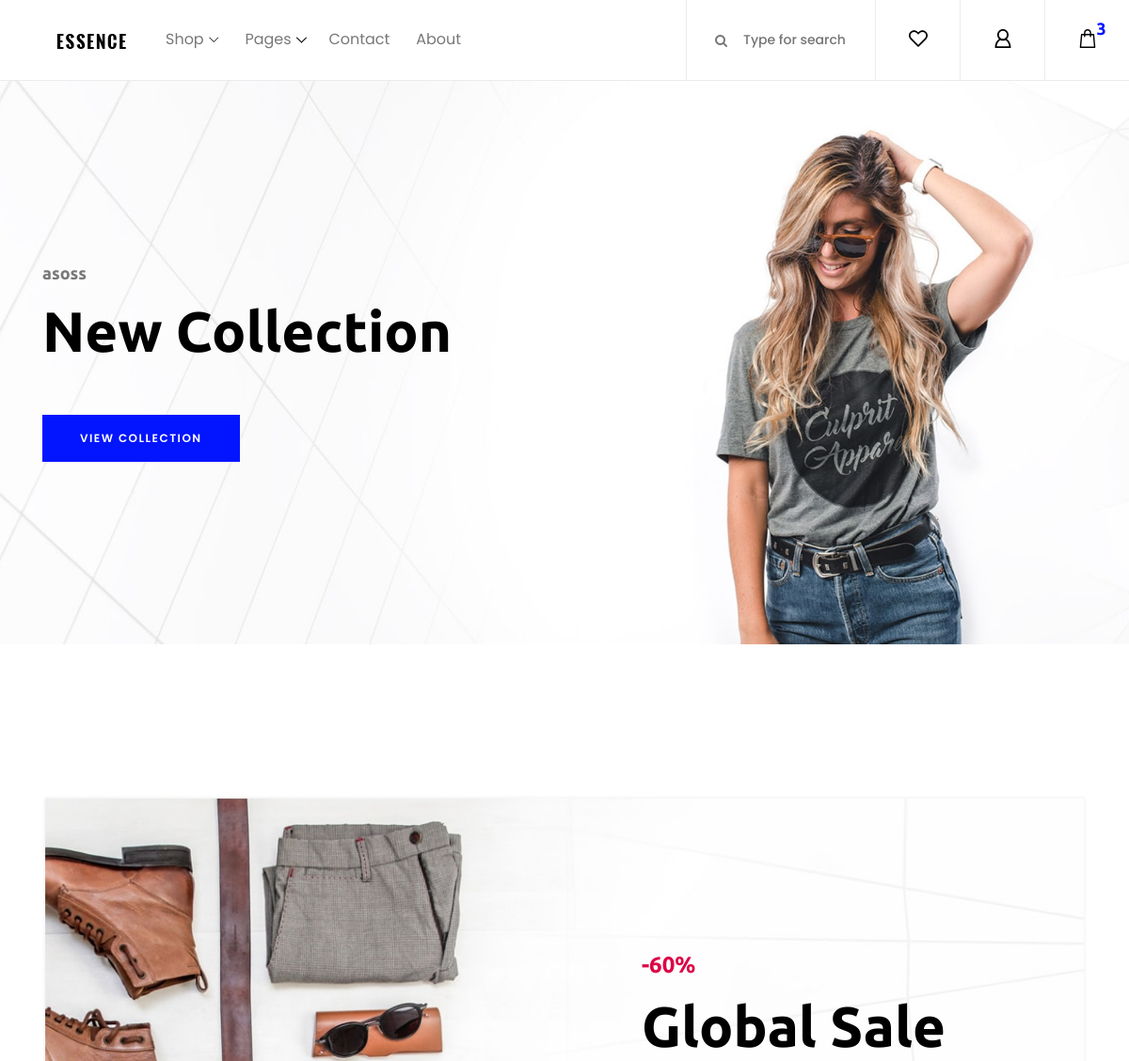
Before: / (upper part) with the older database file.
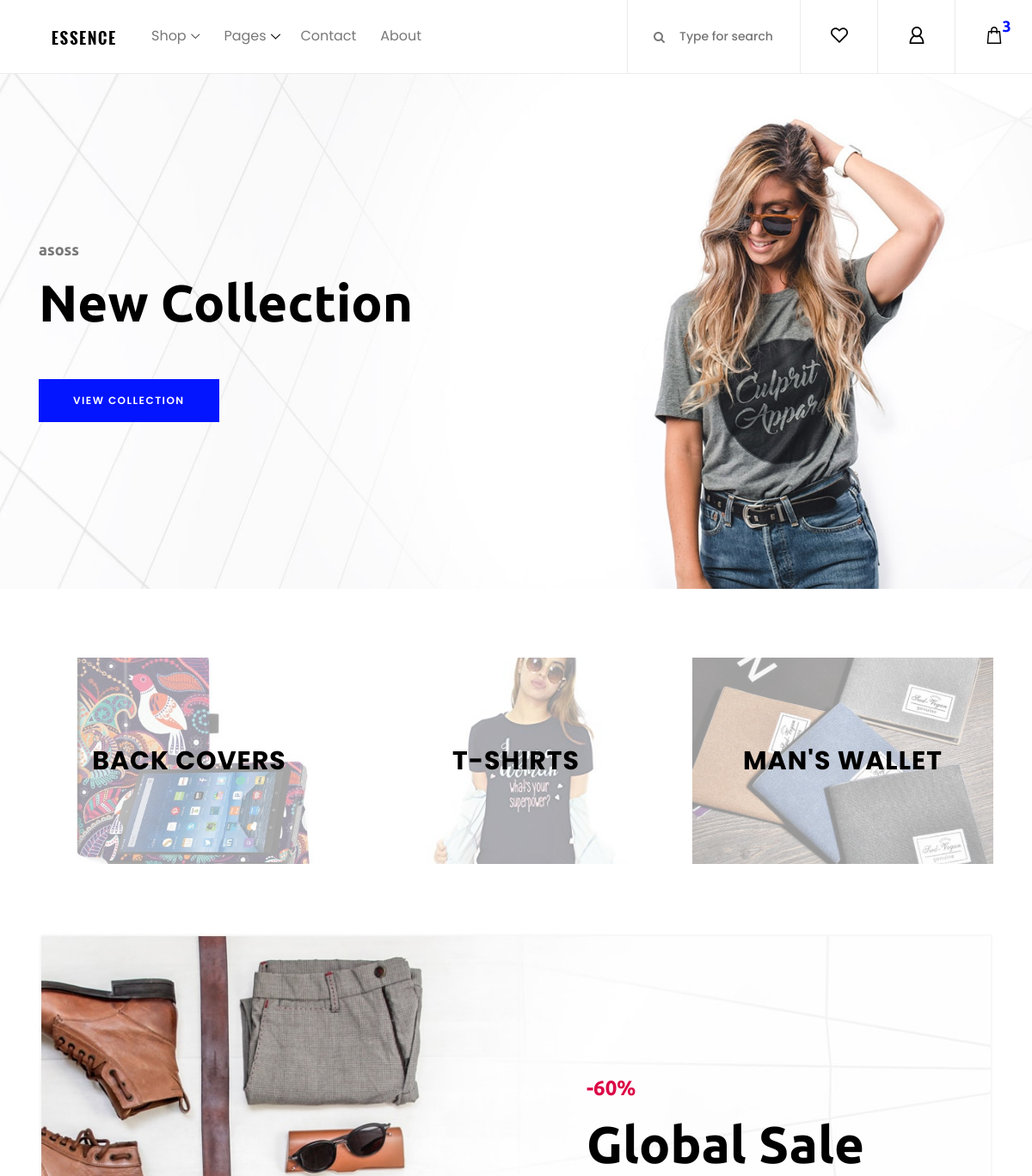
After: the same page with the newer database file.
### products/models.py (models this page shows)
class Category(models.Model):
    category = models.CharField(max_length=100, unique=True)
    photo_main_1 = models.ImageField(upload_to='photos/%Y/%m/%d/', blank=True)
    has_img = models.BooleanField(default=False)
    class Meta:
        verbose_name_plural = "categories"
    def __str__(self):
        return self.category

### pages/views.py (the view)
# urls.py: path('', views.index, name='index'),
def index(request):
    products = Product.objects.order_by('-list_date').filter(is_published=True)
    cat = Category.objects.all().filter(has_img=True)[:3]
    context = {
        'products' : products,
        'cat' : cat
    }
    return render(request, 'pages/index.html', context)

### templates/pages/index.html (shortened to what this page needs)
{% extends 'base.html' %}
{% load static %}
{% block content %}
    <section class="welcome_area bg-img background-overlay" style="background-image: url({% static 'img/bg-img/bg-1.jpg' %});">
        <div class="container h-100">
            <div class="row h-100 align-items-center">
                <div class="col-12">
                    <div class="hero-content">
                        <h6>asoss</h6>
                        <h2>New Collection</h2>
                        <a href="{% url 'products' %}" class="btn essence-btn">view collection</a>
                    </div>
                </div>
            </div>
        </div>
    </section>
    <div class="top_catagory_area section-padding-80 clearfix">
        <div class="container">
            <div class="row justify-content-center">
                {% for c in cat %}
                    <div class="col-12 col-sm-6 col-md-4">
                        <div class="single_catagory_area d-flex align-items-center justify-content-center bg-img" style="background-image: url({{c.photo_main_1.url}});">
                            <div class="catagory-content">
                                <a href="#">{{c.category}}</a>
                            </div>
                        </div>
                    </div>
                {% endfor %}
            </div>
        </div>
    </div>
    <div class="cta-area">
        <div class="container">
            <div class="row">
                <div class="col-12">
                    <div class="cta-content bg-img background-overlay" style="background-image: url({% static 'img/bg-img/bg-5.jpg' %});">
                        <div class="h-100 d-flex align-items-center justify-content-end">
                            <div class="cta--text">
                                <h6>-60%</h6>
                                <h2>Global Sale</h2>
                            </div>
                        </div>
                    </div>
                </div>
            </div>
        </div>
    </div>
{% endblock %}

### templates/base.html (shortened to what this page needs)
{% load static %}
<!DOCTYPE html>
<html lang="en">
<head>
    <link rel="stylesheet" href="{% static 'css/core-style.css' %}">
    <link rel="stylesheet" href="{% static 'style.css' %}">
</head>
<body>
    {% include 'partials/_header.html' %}
    {% block content %}
    {% endblock %}
</body>
</html>

### templates/partials/_header.html (shortened to what this page needs)
{% load static %}
<header class="header_area">
    <div class="classy-nav-container breakpoint-off d-flex align-items-center justify-content-between">
        <nav class="classy-navbar" id="essenceNav">
            <a class="nav-brand" href="{% url 'index' %}"><img src="{% static 'img/core-img/logo.png' %}" alt=""></a>
            <div class="classy-menu">
                <div class="classynav">
                    <ul>
                        <li><a href="{% url 'products' %}">Shop</a>
                        </li>
                        <li><a href="#">Pages</a>
                        </li>
                        <li><a href="contact.html">Contact</a></li>
                        <li><a href="{% url 'about' %}">About</a></li>
                    </ul>
                </div>
            </div>
        </nav>
        <div class="header-meta d-flex clearfix justify-content-end">
            <div class="search-area">
                <form action="#" method="post">
                    <input type="search" name="search" id="headerSearch" placeholder="Type for search">
                    <button type="submit"><i class="fa fa-search" aria-hidden="true"></i></button>
                </form>
            </div>
            <div class="favourite-area">
                <a href="#"><img src="{% static 'img/core-img/heart.svg' %}" alt=""></a>
            </div>
            <div class="user-login-info">
                <a href="#"><img src="{% static 'img/core-img/user.svg' %}" alt=""></a>
            </div>
            <div class="cart-area">
                <a href="#" id="essenceCartBtn"><img src="{% static 'img/core-img/bag.svg' %}" alt=""> <span>3</span></a>
            </div>
        </div>
    </div>
</header>

### templates/partials/_rightSCA.html (shortened to what this page needs)
{% load static %}

### templates/partials/_footer.html (shortened to what this page needs)
{% load static %}

### ghost/static/css/core-style.css (style rules this page uses)
* { margin: 0; padding: 0; }
body { font-family: "Poppins", sans-serif; font-size: 14px; background-color: #ffffff; margin-top: 85px; }
h1, h2, h3, h4, h5, h6 { color: #000000; line-height: 1.3; font-weight: 700; font-family: "Ubuntu", sans-serif; }
a { -webkit-transition: all 500ms ease 0s; transition: all 500ms ease 0s; text-decoration: none; outline: 0 solid transparent; color: #000000; font-weight: 600; font-size: 12px; }
ul, ol { margin: 0; }
ul li, ol li { list-style: none; }
img { height: auto; max-width: 100%; }
.section-padding-80 { padding-top: 80px; padding-bottom: 80px; }
.bg-img { background-position: center center; background-size: cover; background-repeat: no-repeat; }
.essence-btn { display: inline-block; min-width: 170px; height: 50px; color: #ffffff; border: none; border-radius: 0; padding: 0 40px; text-transform: uppercase; font-size: 12px; line-height: 50px; background-color: #0315ff; letter-spacing: 1.5px; font-weight: 600; }
.header_area { position: fixed; z-index: 900; top: 0; left: 0; width: 100%; border-bottom: 1px solid #ebebeb; -webkit-transition-duration: 500ms; transition-duration: 500ms; }
.header_area .classy-navbar, .header_area .header-meta { -webkit-box-flex: 0; -ms-flex: 0 0 50%; flex: 0 0 50%; min-width: 50%; width: 50%; }
.header_area .classy-navbar { height: 85px; padding: 5px 0 5px 5%; }
.header_area .header-meta { height: 85px; position: relative; z-index: 1; }
.header_area .classynav ul li a { font-size: 16px; color: #787878; }
.header_area .search-area form { position: relative; z-index: 1; height: 85px; border-left: 1px solid #ebebeb; }
.header_area .search-area form input { border: none; background-color: #ffffff; width: 200px; height: 85px; padding: 0 15px 0 60px; color: #787878; font-size: 14px; font-weight: 500; -webkit-transition-duration: 500ms; transition-duration: 500ms; }
.header_area .search-area form button { position: absolute; z-index: 10; top: 50%; -webkit-transform: translateY(-50%); transform: translateY(-50%); left: 30px; background-color: transparent; border: none; color: #787878; font-size: 14px; }
.header_area .favourite-area a, .header_area .user-login-info a, .header_area .cart-area a { position: relative; z-index: 1; -webkit-box-flex: 0; -ms-flex: 0 0 90px; flex: 0 0 90px; width: 90px; display: block; text-align: center; border-left: 1px solid #ebebeb; height: 100%; line-height: 80px; }
.header_area .favourite-area a img, .header_area .user-login-info a img, .header_area .cart-area a img { max-width: 20px; }
.header_area .favourite-area a span, .header_area .user-login-info a span, .header_area .cart-area a span { font-family: "Ubuntu", sans-serif; font-size: 18px; color: #0315ff; font-weight: 700; position: absolute; top: -10px; }
.welcome_area { position: relative; z-index: 1; width: 100%; height: 600px; }
.welcome_area .hero-content h6 { font-size: 18px; color: #787878; margin-bottom: 10px; }
.welcome_area .hero-content h2 { font-size: 60px; color: #000000; margin-bottom: 50px; }
.single_catagory_area { position: relative; z-index: 1; width: 100%; height: 240px; -webkit-transition-duration: 500ms; transition-duration: 500ms; }
.single_catagory_area:after { -webkit-transition-duration: 500ms; transition-duration: 500ms; content: ""; width: 100%; height: 100%; background-color: rgba(255, 255, 255, 0.6); position: absolute; top: 0; left: 0; z-index: -10; }
.single_catagory_area .catagory-content a { display: block; font-size: 30px; font-weight: 700; color: #000000; letter-spacing: 1px; text-transform: uppercase; }
.cta-area { position: relative; z-index: 1; }
.cta-area .cta-content { width: 100%; height: 550px; }
.cta-area .cta-content h6 { font-size: 24px; color: #dc0345; margin-bottom: 10px; }
.cta-area .cta-content h2 { font-size: 60px; color: #000000; margin-bottom: 50px; }
.cta-area .cta-content .cta--text { padding-right: 150px; }

Changed rows visible on the page:
now on this page (row edited): Category: photo_main_1 (picture), category "BACK COVERS"
now on this page (row edited): Category: photo_main_1 (picture), category "T-SHIRTS"
now on this page (row edited): Category: photo_main_1 (picture), category "MAN'S WALLET"
